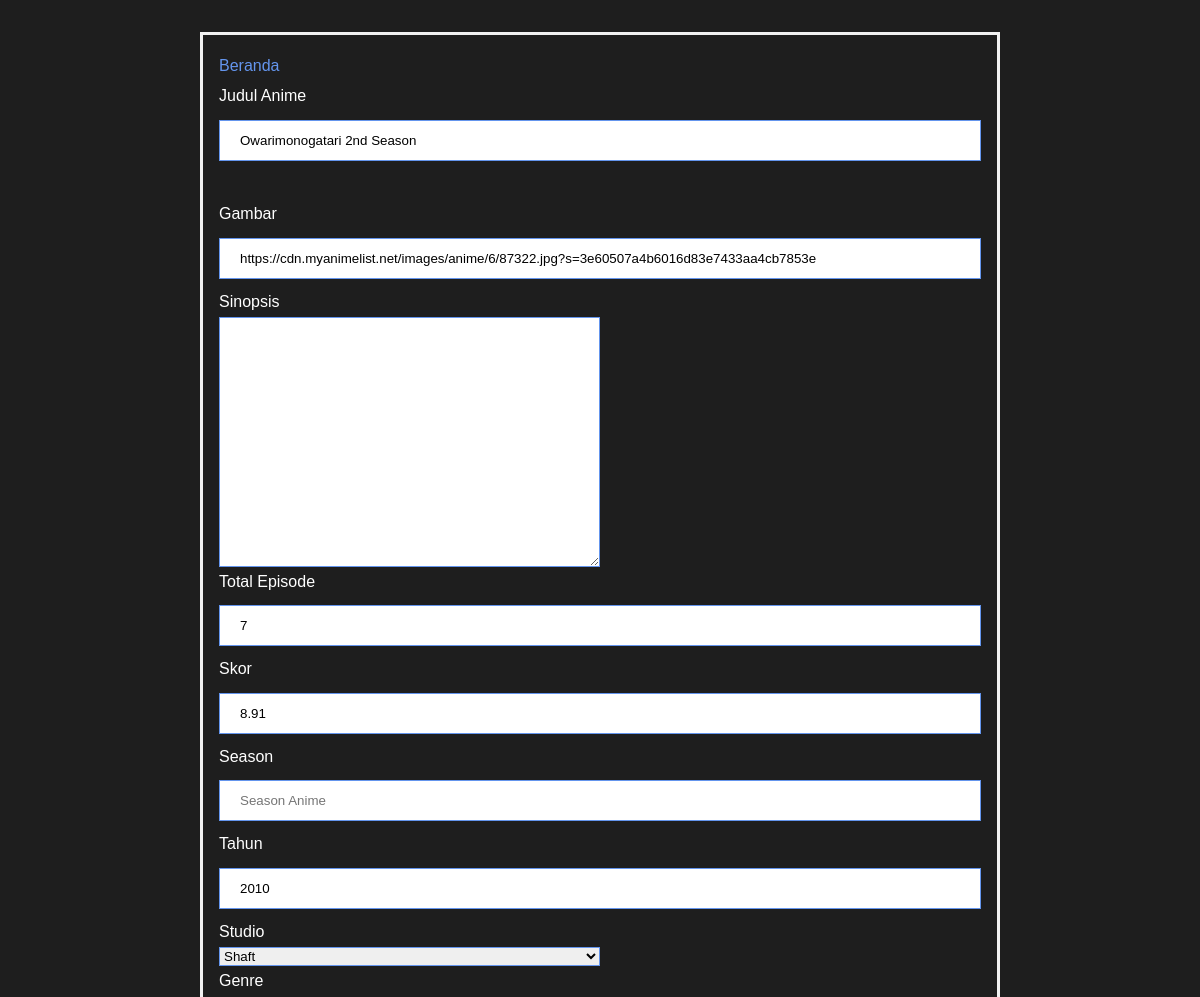
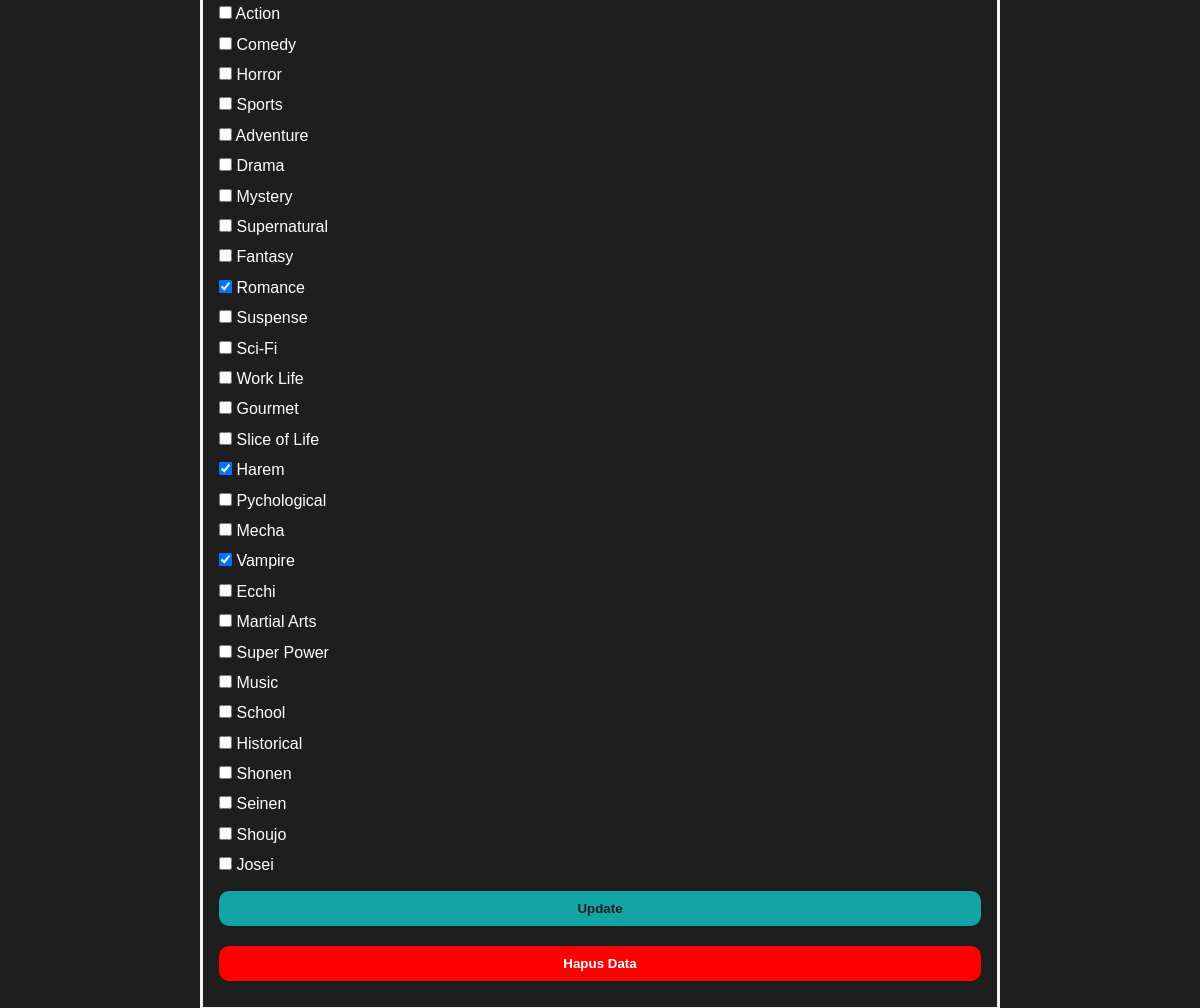
Screenshot of /admin/update-anime?id=25 (signed in) with the database file from the repository (2 pictures, top to bottom).
### tables this page shows
CREATE TABLE `animes` (
  `id` int(11) NOT NULL AUTO_INCREMENT,
  `title` varchar(200) NOT NULL,
  `image` varchar(150) DEFAULT NULL,
  `synopsis` text DEFAULT NULL,
  `episodes` int(11) DEFAULT NULL,
  `score` float DEFAULT NULL,
  `season` varchar(10) DEFAULT NULL,
  `year` int(11) DEFAULT NULL,
  `studio` varchar(50) DEFAULT NULL,
  PRIMARY KEY (`id`)
);

### admin/update-anime/index.php (the view, shortened to what this page needs)
<?php
include("../../config.php");
$file = file_get_contents("../data.json");
$json = json_decode($file);
$id = $_GET['id'];
if (isset($_GET['id'])) {
    $animes = $mysqli->query("SELECT * FROM animes WHERE id='$id'");
    $anime = mysqli_fetch_array($animes);
}
?>
<!DOCTYPE html>
<html lang="en">
<head>
    <link rel="stylesheet" href="../../style.css">
</head>
<body>
    <main class="main">
        <div class="container">
            <a href="../../admin">Beranda</a>
            <form class="anime form" action="/admin/update-anime?id=<?= $id ?>" method="post">
                <label>Judul Anime</label>
                <input required class="input" value="<?= $anime['title'] ?>" type="text" name="nama-anime" placeholder="Nama Manga"> <br>
                <label>Gambar</label>
                <input class="input" type="url" value="<?= $anime['image'] ?>" name="url-img-anime" placeholder="https://example.com/gambar.jpg">
                <label>Sinopsis</label>
                <textarea class="sinopsis" value="<?= $anime['synopsis'] ?>" name="synopsis-anime" cols="30" rows="10">
                    <?= $anime['synopsis'] ?>
                </textarea>
                <label>Total Episode</label>
                <input class="input" value="<?= $anime['episodes'] ?>" type="number" name="episode-anime" placeholder="Banyak Episode saat ini">
                <label>Skor</label>
                <input type="number" value="<?= $anime['score'] ?>" step="0.01" name="score-anime" class="input" placeholder="Skor Anime">
                <label>Season</label>
                <input type="text" value="<?= $anime['season'] ?>" name="season-anime" class="input" placeholder="Season Anime">
                <label>Tahun</label>
                <input type="Number" value="<?= $anime['year'] == null ? 2000 : $anime['year'] ?>" value="2000" name="year-anime" class="input" placeholder="Tahun Anime">
                <label for="authorlist">Studio </label>
                <select class="select" name="studio-anime">
                    <?php foreach ($json->studio as $studio) : ?>
                        <?php if ($anime['studio'] !== $studio->name) : ?>
                            <option value="<?= $studio->name ?>"><?= $studio->name ?></option>
                        <?php else : ?>
                            <option selected value="<?= $studio->name ?>"><?= $studio->name ?></option>
                        <?php endif ?>
                    <?php endforeach ?>
                </select>
                <label for="authorlist">Genre </label> <br>
                <?php foreach ($json->genre as $genre) :
                    $genres = $mysqli->query("SELECT id, name, anime_id FROM genres WHERE anime_id='$id'");
                    $isAdded = false;
                    while ($result = mysqli_fetch_array($genres)) : ?>
                        <?php
                        if ($result['name'] === $genre->name) {
                            $isAdded = true;
                            break;
                        } else {
                            $isAdded = false;
                        }
                        ?>
                    <?php endwhile ?>
                    <?php if ($isAdded) : ?>
                        <label><input checked type="checkbox" value="<?= $genre->name ?>" name="genreAnime[]" /> <?= $genre->name ?></label>
                    <?php else : ?>
                        <label><input type="checkbox" value="<?= $genre->name ?>" name="genreAnime[]" /> <?= $genre->name ?></label>
                    <?php endif ?>
                    <br>
                <?php endforeach ?>
                <button class="button" name="submit-anime" type="submit">Update</button>
            </form>
            <form action="/admin/update-anime?id=<?= $id ?>" method="POST" class="form">
                <button style="background-color: red; color: white" onclick="return confirm('Yakin Ingin menghapus data?')" class="button" type="submit" value="delete" name="delete">Hapus Data</button>
            </form>
        </div>
    </main>
</body>
</html>

### style.css (style rules this page uses)
:root { --accent-color: rgb(19, 165, 165); }
* { padding: 0; margin: 0; box-sizing: border-box; }
a { text-decoration: none; }
body { background-color: #1e1e1e; color: white; margin: 0; overflow-x: hidden; font-size: 1rem; line-height: 1.9; word-wrap: break-word; -webkit-font-smoothing: antialiased; }
input[type=email], input[type=password], input[type=text] { width: 100%; padding: 12px 20px; margin: 8px 0; border: 1px solid #ccc; box-sizing: border-box; }
.main { margin-top: 2em; height: 70vh; }
.button { cursor: pointer; border: none; border-radius: 10px; background-color: var(--accent-color); padding: 10px; color: #1e1e1e; font-weight: bold; margin: 10px 0; }
.input { display: block; }
.select { display: block; }

### admin/update-anime/index.php (style rules this page uses)
body { font-family: Arial, Helvetica, sans-serif; display: flex; justify-content: center; align-items: center; }
.container { padding: 16px; border: 3px solid #f1f1f1; width: 800px; }
button { background-color: #04AA6D; color: white; padding: 14px 20px; margin: 8px 0; border: none; cursor: pointer; width: 100%; }
.select { display: block; width: 50%; border: 1px solid cornflowerblue; box-sizing: border-box; }
.sinopsis { display: block; border: 1px solid cornflowerblue; box-sizing: border-box; max-width: 100%; max-height: 400px; min-width: 50%; min-height: 250px; }
input[type=text], input[type=number], input[type=url] { width: 100%; padding: 12px 20px; margin: 8px 0; border: 1px solid cornflowerblue; box-sizing: border-box; }
a { color: cornflowerblue; }

### rows the page displays
animes: nama-anime "Owarimonogatari 2nd Season", url-img-anime "https://cdn.myanimelist.net/images/anime/6/87322.jpg?s=3e60507a4b6016d83e7433aa4cb7853e", episode-anime "7", score-anime "8.91", year-anime "2010", studio-anime "Shaft"

### other values shown
$genre->name "Action"
$genre->name "Comedy"
$genre->name "Horror"
$genre->name "Sports"
$genre->name "Adventure"
$genre->name "Drama"
$genre->name "Mystery"
$genre->name "Supernatural"
$genre->name "Fantasy"
$genre->name "Romance"
$genre->name "Suspense"
$genre->name "Sci-Fi"
$genre->name "Work Life"
$genre->name "Gourmet"
$genre->name "Slice of Life"
